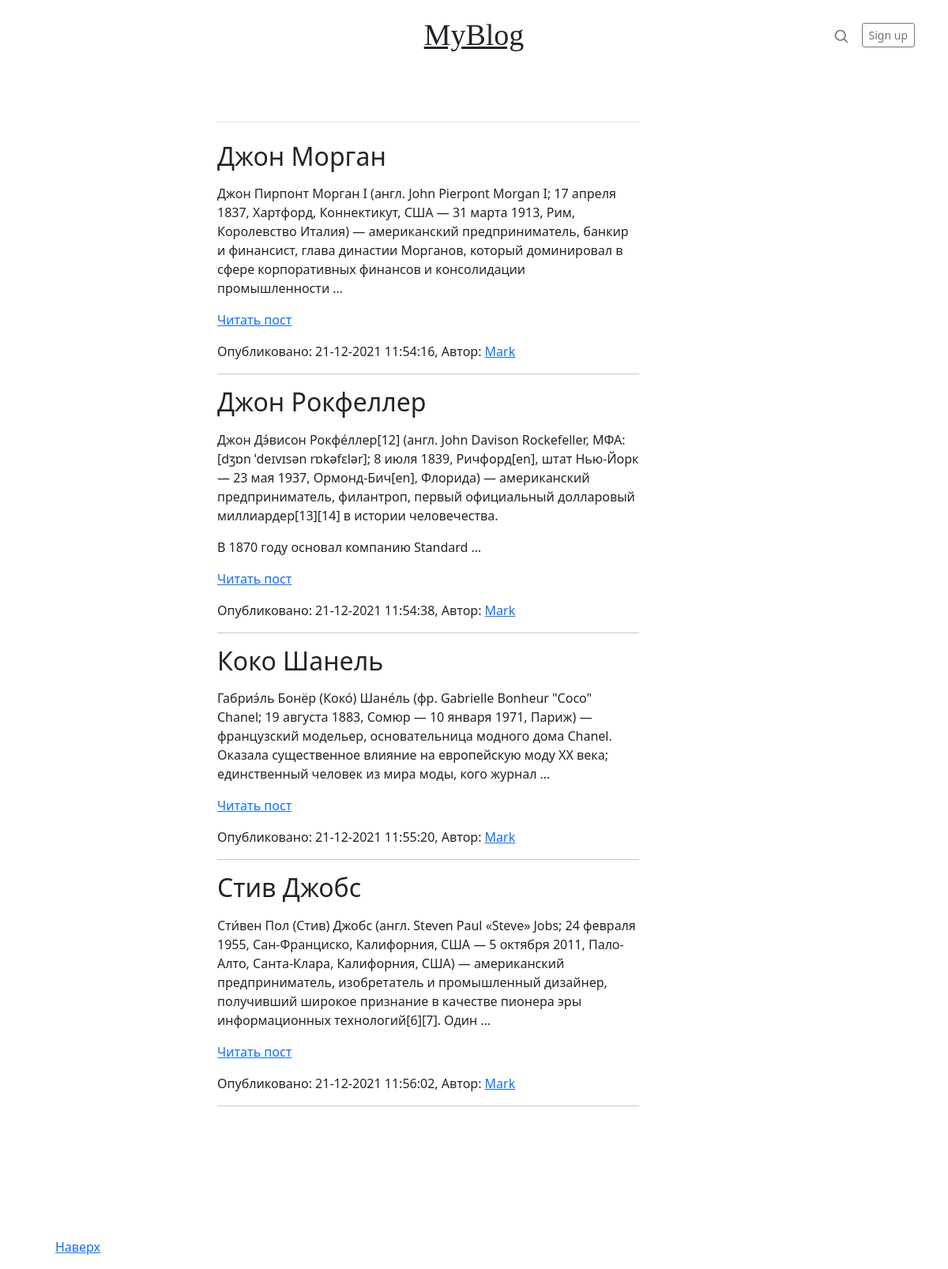
/category/biznes/, run on the app's committed database.
### blog/models.py (models this page shows, shortened)
class Article(models.Model):
    title = models.CharField(max_length=100, verbose_name='Заголовок')
    slug = models.SlugField(max_length=255, unique=True, db_index=True, verbose_name="URL")
    content = models.TextField(blank=True)
    time_create = models.DateTimeField(auto_now_add=True, verbose_name='Время создания')
    time_update = models.DateTimeField(auto_now=True)
    category = models.ForeignKey('Category', on_delete=models.PROTECT, verbose_name="Категории")
    writer = models.ForeignKey('Writer', on_delete=models.PROTECT, null=True)
    def get_absolute_url(self):
        return reverse('post', kwargs={'post_slug': self.slug})
    class Meta:
        verbose_name = 'статью'
        verbose_name_plural = 'Статьи'
        ordering = ['time_create', 'title']

### blog/views.py (the view)
# urls.py: path('category/<slug:category_slug>/', views.ShowCategory.as_view(), name='category'),
class ShowCategory(ListView):
    model = Article
    template_name = 'blog/list_categories.html'
    context_object_name = 'posts'
    allow_empty = False
    def get_context_data(self, *, object_list=None, **kwargs):
        context = super().get_context_data(**kwargs)
        context['title'] = 'Категория - ' + str(context['posts'][0].category)
        return context
    def get_queryset(self):
        return Article.objects.filter(category__slug=self.kwargs['category_slug'])

### blog/models.py (called while the page is built)
    def __str__(self):
        return self.name

### blog/templates/blog/list_categories.html (shortened to what this page needs)
{% extends 'blog/base.html' %}
{% block body %}
<div class="body">
  <div class="row g-5">
    <div class="col-md-8">
      <h3 class="pb-4 mb-4 fst-italic border-bottom"></h3>
      <article class="blog-post">
        {% for p in posts %}
            <h2 class="blog-post-title">{{ p.title }}</h2>
            <p>{{ p.content|linebreaks|truncatewords:40 }}</p>
            <p class="link-read-post"><a href="{{ p.get_absolute_url }}">Читать пост</a></p>
            <p class="blog-post-meta">Опубликовано: {{p.time_update|date:"d-m-Y H:i:s"}}, Автор: <a href="#">Mark</a></p>
            <hr>
        {% endfor %}
    </div>
  </div>
</div>
{% endblock %}

### blog/static/blog/css/style.css (style rules this page uses)
.body { padding: 25px 100px 50px 275px }

### data on the page
Article: title "Джон Морган", content "Джон Пирпонт Морган I (англ. John Pierpont Morgan I; 17 апреля 1837, Хартфорд, Коннектикут, США — 31 марта 1913, Рим, Королевство Италия) — американский предприниматель, банкир и финансист, глава династии Морганов, который доминировал в сфере корпоративных финансов и консолидации промышленности …", time_update "21-12-2021 11:54:16"
Article: title "Джон Рокфеллер", content "Джон Дэ́висон Рокфе́ллер[12] (англ. John Davison Rockefeller, МФА: [dʒɒn ˈdeɪvɪsən rɒkəfɛlər]; 8 июля 1839, Ричфорд[en], штат Нью-Йорк — 23 мая 1937, Ормонд-Бич[en], Флорида) — американский предприниматель, филантроп, первый официальный долларовый миллиардер[13][14] в истории человечества. В 1870 году основал компанию Standard …", time_update "21-12-2021 11:54:38"
Article: title "Коко Шанель", content "Габриэ́ль Бонёр (Коко́) Шане́ль (фр. Gabrielle Bonheur \"Coco\" Chanel; 19 августа 1883, Сомюр — 10 января 1971, Париж) — французский модельер, основательница модного дома Chanel. Оказала существенное влияние на европейскую моду XX века; единственный человек из мира моды, кого журнал …", time_update "21-12-2021 11:55:20"
Article: title "Стив Джобс", content "Сти́вен Пол (Стив) Джобс (англ. Steven Paul «Steve» Jobs; 24 февраля 1955, Сан-Франциско, Калифорния, США — 5 октября 2011, Пало-Алто, Санта-Клара, Калифорния, США) — американский предприниматель, изобретатель и промышленный дизайнер, получивший широкое признание в качестве пионера эры информационных технологий[6][7]. Один …", time_update "21-12-2021 11:56:02"
